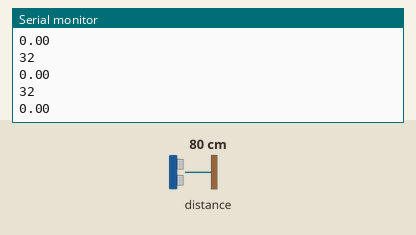
Bench run of a sketch on a simulated Arduino Uno, built with avr-gcc and run on an emulated ATmega328P. Parts: the last lines printed to the serial monitor. The test bench sets the inputs (shaded band); at power-on: distance to the obstacle 80 cm.

Above: at 3.2 s.
3.3 s: distance to the obstacle set to 2 cm
At 3.49 s:
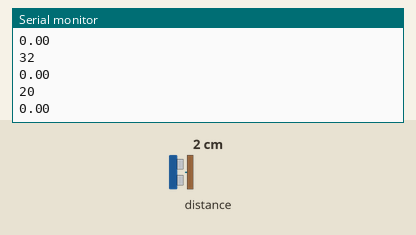
4.8 s: distance to the obstacle set to 4 cm
At 4.96 s:
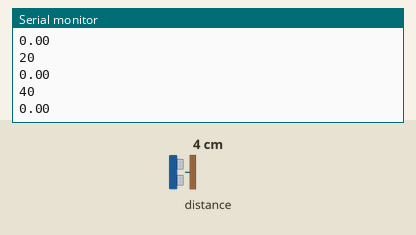
Timing chart, 0 to 7.8 s (numbered marks = the images above; inputs shaded):
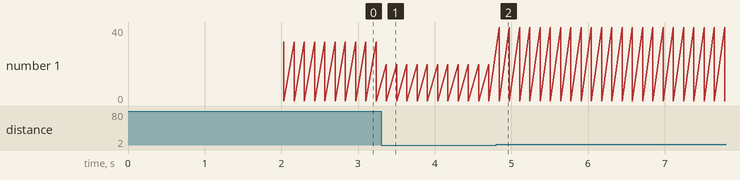

The sketch:

proximity_vl6180x.ino
```cpp
#include <Wire.h>
#include "Adafruit_VL6180X.h"

const int DELAYTIME = 100; // time between sensor readings / print statements

Adafruit_VL6180X vl = Adafruit_VL6180X();

void setup() {
  delay(1000); // warm up delay

  Serial.begin(115200); // default baudrate for VL6180X
  vl.begin(); // initialize sensor

  delay(1000);  // warm up delay to remove garbage readings
}

void loop() {

  uint8_t range = vl.readRange();
  float lux = vl.readLux(VL6180X_ALS_GAIN_5);
  Serial.println(range);
  Serial.println(lux);

  delay(DELAYTIME); // sanity delay

}
```

Measured:
- after the input at 3.3 s, the serial monitor: prints a new line after 0.07 s (image 1)
- after the input at 4.8 s, the serial monitor: prints a new line at once (image 2)
